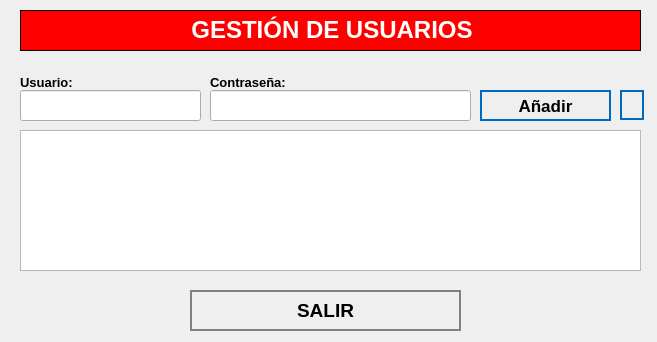
<?xml version="1.0" encoding="UTF-8"?>
<ui version="4.0">
 <class>NewBook</class>
 <widget class="QWidget" name="NewBook">
  <property name="geometry">
   <rect>
    <x>0</x>
    <y>0</y>
    <width>657</width>
    <height>342</height>
   </rect>
  </property>
  <property name="windowTitle">
   <string>Nuevo Registro</string>
  </property>
  <property name="styleSheet">
   <string notr="true">QPushButton
{	
	height: 2em;
 	border-style: solid;
	border-width: 2px;
 	border-color: grey;
	font-weight: bold;
}

QPushButton:hover
{
   	background-color:grey;
	color:white;
}</string>
  </property>
  <widget class="QLabel" name="label">
   <property name="geometry">
    <rect>
     <x>20</x>
     <y>10</y>
     <width>621</width>
     <height>41</height>
    </rect>
   </property>
   <property name="font">
    <font>
     <underline>false</underline>
    </font>
   </property>
   <property name="autoFillBackground">
    <bool>false</bool>
   </property>
   <property name="styleSheet">
    <string notr="true">background-color: red;</string>
   </property>
   <property name="frameShape">
    <enum>QFrame::Box</enum>
   </property>
   <property name="text">
    <string>&lt;html&gt;&lt;head/&gt;&lt;body&gt;&lt;p align=&quot;center&quot;&gt;&lt;span style=&quot; font-size:18pt; font-weight:600; color:#ffffff;&quot;&gt;GESTIÓN DE USUARIOS&lt;/span&gt;&lt;/p&gt;&lt;/body&gt;&lt;/html&gt;</string>
   </property>
  </widget>
  <widget class="QLabel" name="label_autoriza">
   <property name="geometry">
    <rect>
     <x>20</x>
     <y>70</y>
     <width>101</width>
     <height>25</height>
    </rect>
   </property>
   <property name="text">
    <string>&lt;html&gt;&lt;head/&gt;&lt;body&gt;&lt;p&gt;&lt;span style=&quot; font-size:10pt; font-weight:600;&quot;&gt;Usuario:&lt;/span&gt;&lt;/p&gt;&lt;/body&gt;&lt;/html&gt;</string>
   </property>
  </widget>
  <widget class="QLineEdit" name="inputUsuario">
   <property name="geometry">
    <rect>
     <x>20</x>
     <y>90</y>
     <width>181</width>
     <height>31</height>
    </rect>
   </property>
   <property name="font">
    <font>
     <pointsize>12</pointsize>
    </font>
   </property>
  </widget>
  <widget class="QLineEdit" name="inputPass">
   <property name="geometry">
    <rect>
     <x>210</x>
     <y>90</y>
     <width>261</width>
     <height>31</height>
    </rect>
   </property>
   <property name="font">
    <font>
     <pointsize>12</pointsize>
    </font>
   </property>
  </widget>
  <widget class="QPushButton" name="addButton">
   <property name="geometry">
    <rect>
     <x>480</x>
     <y>90</y>
     <width>131</width>
     <height>31</height>
    </rect>
   </property>
   <property name="font">
    <font>
     <pointsize>13</pointsize>
     <weight>75</weight>
     <bold>true</bold>
    </font>
   </property>
   <property name="cursor">
    <cursorShape>PointingHandCursor</cursorShape>
   </property>
   <property name="styleSheet">
    <string notr="true">QPushButton
{	
	height: 2em;
 	border-style: solid;
	border-width: 2px;
 	border-color: #0069c0;
	font-weight: bold;
}

QPushButton:hover
{
   	background-color:#0069c0;
	color:white;
}</string>
   </property>
   <property name="text">
    <string>Añadir</string>
   </property>
   <property name="icon">
    <iconset>
     <normaloff>../assets/icons/add-icon.png</normaloff>../assets/icons/add-icon.png</iconset>
   </property>
   <property name="iconSize">
    <size>
     <width>30</width>
     <height>30</height>
    </size>
   </property>
   <property name="autoDefault">
    <bool>true</bool>
   </property>
   <property name="default">
    <bool>true</bool>
   </property>
   <property name="flat">
    <bool>true</bool>
   </property>
  </widget>
  <widget class="QPushButton" name="cancelButton">
   <property name="geometry">
    <rect>
     <x>190</x>
     <y>290</y>
     <width>271</width>
     <height>41</height>
    </rect>
   </property>
   <property name="font">
    <font>
     <pointsize>14</pointsize>
     <weight>75</weight>
     <bold>true</bold>
    </font>
   </property>
   <property name="cursor">
    <cursorShape>PointingHandCursor</cursorShape>
   </property>
   <property name="styleSheet">
    <string notr="true">QPushButton
{	
	height: 2em;
 	border-style: solid;
	border-width: 2px;
 	border-color: grey;
	font-weight: bold;
}

QPushButton:hover
{
   	background-color:grey;
	color:white;
}</string>
   </property>
   <property name="text">
    <string>SALIR</string>
   </property>
   <property name="icon">
    <iconset>
     <normaloff>../assets/icons/cancel-icon.png</normaloff>../assets/icons/cancel-icon.png</iconset>
   </property>
   <property name="iconSize">
    <size>
     <width>30</width>
     <height>30</height>
    </size>
   </property>
   <property name="autoDefault">
    <bool>true</bool>
   </property>
   <property name="default">
    <bool>true</bool>
   </property>
   <property name="flat">
    <bool>true</bool>
   </property>
  </widget>
  <widget class="QLabel" name="label_aquienVisita">
   <property name="geometry">
    <rect>
     <x>210</x>
     <y>70</y>
     <width>191</width>
     <height>25</height>
    </rect>
   </property>
   <property name="text">
    <string>&lt;html&gt;&lt;head/&gt;&lt;body&gt;&lt;p&gt;&lt;span style=&quot; font-size:10pt; font-weight:600;&quot;&gt;Contraseña:&lt;/span&gt;&lt;/p&gt;&lt;/body&gt;&lt;/html&gt;</string>
   </property>
  </widget>
  <widget class="QTableWidget" name="tableGeneracion">
   <property name="geometry">
    <rect>
     <x>20</x>
     <y>130</y>
     <width>621</width>
     <height>141</height>
    </rect>
   </property>
   <property name="autoFillBackground">
    <bool>true</bool>
   </property>
   <property name="lineWidth">
    <number>5</number>
   </property>
   <property name="editTriggers">
    <set>QAbstractItemView::NoEditTriggers</set>
   </property>
   <property name="textElideMode">
    <enum>Qt::ElideLeft</enum>
   </property>
   <attribute name="horizontalHeaderMinimumSectionSize">
    <number>10</number>
   </attribute>
  </widget>
  <widget class="QPushButton" name="btnDelete">
   <property name="geometry">
    <rect>
     <x>620</x>
     <y>90</y>
     <width>24</width>
     <height>30</height>
    </rect>
   </property>
   <property name="font">
    <font>
     <pointsize>12</pointsize>
     <weight>75</weight>
     <bold>true</bold>
    </font>
   </property>
   <property name="cursor">
    <cursorShape>PointingHandCursor</cursorShape>
   </property>
   <property name="styleSheet">
    <string notr="true">QPushButton
{	
	height: 2em;
 	border-style: solid;
	border-width: 2px;
 	border-color: #0069c0;
	font-weight: bold;
}

QPushButton:hover
{
   	background-color:#0069c0;
	color:white;
}</string>
   </property>
   <property name="text">
    <string/>
   </property>
   <property name="icon">
    <iconset>
     <normaloff>../assets/icons/deletesquare.png</normaloff>../assets/icons/deletesquare.png</iconset>
   </property>
   <property name="iconSize">
    <size>
     <width>25</width>
     <height>25</height>
    </size>
   </property>
   <property name="autoDefault">
    <bool>true</bool>
   </property>
   <property name="default">
    <bool>true</bool>
   </property>
   <property name="flat">
    <bool>true</bool>
   </property>
  </widget>
 </widget>
 <tabstops>
  <tabstop>inputUsuario</tabstop>
  <tabstop>inputPass</tabstop>
  <tabstop>addButton</tabstop>
  <tabstop>cancelButton</tabstop>
 </tabstops>
 <resources/>
 <connections/>
</ui>
